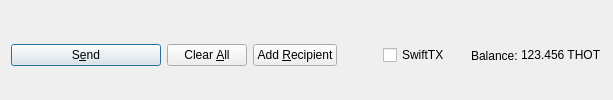
         <widget class="QFrame" name="frame_Send">
          <layout class="QHBoxLayout" name="horizontalLayout">
           <property name="bottomMargin">
            <number>0</number>
           </property>
           <item>
            <widget class="QPushButton" name="sendButton">
             <property name="minimumSize">
              <size>
               <width>150</width>
               <height>0</height>
              </size>
             </property>
             <property name="toolTip">
              <string>Confirm the send action</string>
             </property>
             <property name="text">
              <string>S&amp;end</string>
             </property>
             <property name="icon">
              <iconset resource="../thot.qrc">
               <normaloff>:/icons/send</normaloff>:/icons/send</iconset>
             </property>
             <property name="autoDefault">
              <bool>false</bool>
             </property>
             <property name="default">
              <bool>true</bool>
             </property>
            </widget>
           </item>
           <item>
            <widget class="QPushButton" name="clearButton">
             <property name="sizePolicy">
              <sizepolicy hsizetype="Minimum" vsizetype="Fixed">
               <horstretch>0</horstretch>
               <verstretch>0</verstretch>
              </sizepolicy>
             </property>
             <property name="toolTip">
              <string>Clear all fields of the form.</string>
             </property>
             <property name="text">
              <string>Clear &amp;All</string>
             </property>
             <property name="icon">
              <iconset resource="../thot.qrc">
               <normaloff>:/icons/remove</normaloff>:/icons/remove</iconset>
             </property>
             <property name="autoDefault">
              <bool>false</bool>
             </property>
            </widget>
           </item>
           <item>
            <widget class="QPushButton" name="addButton">
             <property name="toolTip">
              <string>Send to multiple recipients at once</string>
             </property>
             <property name="text">
              <string>Add &amp;Recipient</string>
             </property>
             <property name="icon">
              <iconset resource="../thot.qrc">
               <normaloff>:/icons/add</normaloff>:/icons/add</iconset>
             </property>
             <property name="autoDefault">
              <bool>false</bool>
             </property>
            </widget>
           </item>
           <item>
            <spacer name="horizontalSpacer">
             <property name="orientation">
              <enum>Qt::Horizontal</enum>
             </property>
             <property name="sizeHint" stdset="0">
              <size>
               <width>40</width>
               <height>20</height>
              </size>
             </property>
            </spacer>
           </item>
           <item>
            <layout class="QHBoxLayout" name="horizontalLayout_2">
             <property name="spacing">
              <number>3</number>
             </property>
             <item>
              <widget class="QCheckBox" name="checkSwiftTX">
               <property name="enabled">
                <bool>true</bool>
               </property>
               <property name="minimumSize">
                <size>
                 <width>85</width>
                 <height>0</height>
                </size>
               </property>
               <property name="text">
                <string>SwiftTX</string>
               </property>
              </widget>
             </item>
             <item>
              <widget class="QLabel" name="label">
               <property name="text">
                <string>Balance:</string>
               </property>
              </widget>
             </item>
             <item>
              <widget class="QLabel" name="labelBalance">
               <property name="sizePolicy">
                <sizepolicy hsizetype="Preferred" vsizetype="Fixed">
                 <horstretch>0</horstretch>
                 <verstretch>0</verstretch>
                </sizepolicy>
               </property>
               <property name="cursor">
                <cursorShape>IBeamCursor</cursorShape>
               </property>
               <property name="text">
                <string notr="true">123.456 THOT</string>
               </property>
               <property name="textInteractionFlags">
                <set>Qt::LinksAccessibleByMouse|Qt::TextSelectableByKeyboard|Qt::TextSelectableByMouse</set>
               </property>
              </widget>
             </item>
            </layout>
           </item>
          </layout>
         </widget>
